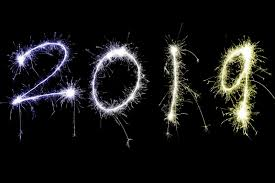
#> input picture 001/001.jpeg, 275 x 183 px
$ python 001.py
#> lines starting #> are read from the running program, lines starting #| are printed output that depends on the picture
from PIL import Image
from PIL import ImageDraw
from PIL import ImageFont


text = u'8'

im = Image.open('001.jpeg')
#> im is the input picture: PIL image 275x183 RGB; mean R, G, B 22.4, 22.2, 22.1
font_size=int(50*im.size[1]/200)
#> font_size = 45
font = ImageFont.truetype("Arial.ttf", font_size)
dr = ImageDraw.Draw(im)
dr.text((im.size[0]*0.92,0),text,(255,134,230),font=font)

im.show()
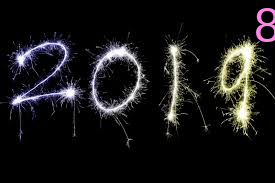
#> shown: PIL image 275x183 RGB; mean R, G, B 23.9, 23, 23.5
im.save('test001.jpeg')
